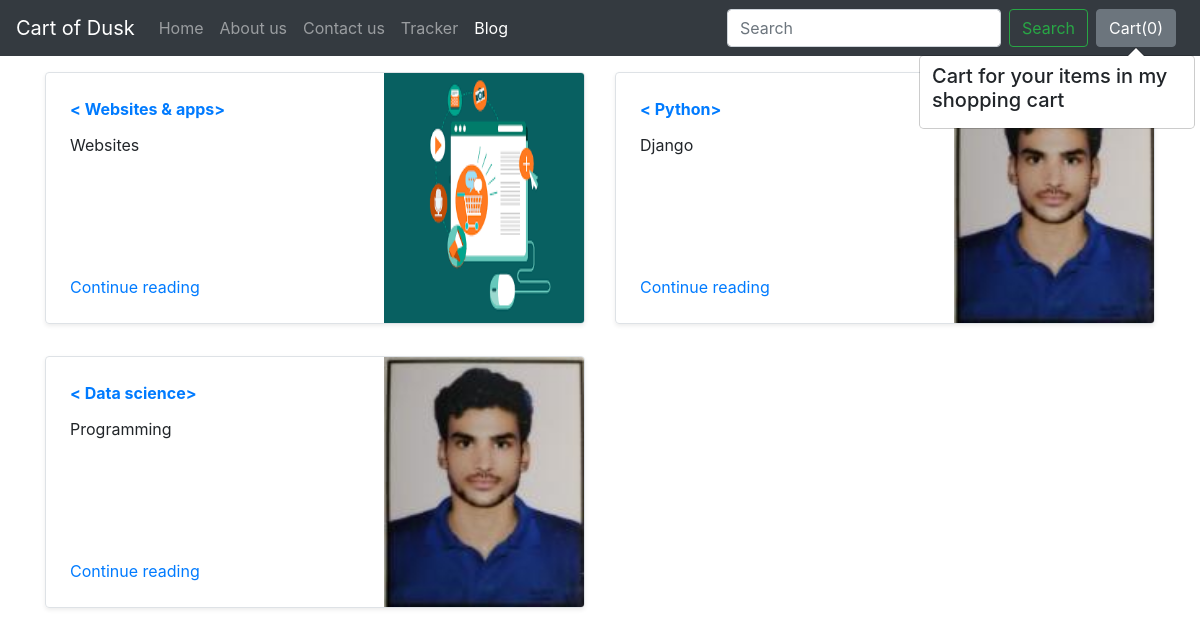
Screenshot of /blog/ with the database file from the repository.
### blog/models.py (models this page shows)
class Blogpost(models.Model):
    post_id = models.AutoField(primary_key= True)
    title = models.CharField(max_length=50)
    head0 = models.CharField(max_length=500, default="")
    chead0 = models.CharField(max_length=5000, default="")
    head1 = models.CharField(max_length=500, default="")
    chead1 = models.CharField(max_length=5000, default="")
    head2 = models.CharField(max_length=500, default="")
    chead2 = models.CharField(max_length=5000, default="")
    pub_date = models.DateField()
    thumbnail = models.ImageField(upload_to='shop/images', default="")
    def __str__(self):
        return self.title

### blog/views.py (the view)
# urls.py: path('', views.index,name="index"),
def index(request):
    myposts= Blogpost.objects.all()
    print(myposts)
    return render(request, 'blog/index.html',{'myposts': myposts})

### blog/templates/blog/index.html (shortened to what this page needs)
{% extends "blog/base.html" %} {% block title %} BLog{% endblock title %} {% block bactive%} active {% endblock bactive %}{% block body %}
<div class="container mt-3">
    <div class="row my-2">
        {% for item in myposts %}
        <div class="col-md-6">
            <div class="row no-gutters border rounded overflow-hidden flex-md-row mb-4 shadow-sm h-md-250 position-relative">
                <div class="col p-4 d-flex flex-column position-static">
                    <strong class="d-inline-block mb-2 text-primary">
                        < {{item.head0}}>
                    </strong>
                    <p class="card-text mb-auto">{{item.head1}}</p>
                    <a href="/blog/blogpost/{{item.post_id}}" class="stretched-link">Continue reading</a>
                </div>
                <div class="col-auto d-none d-lg-block">
                    <img src="/media/{{item.thumbnail}}" class="bd-placeholder-img" width="200" height="250" aria-label="Placeholder: Thumbnail">
                </div>
            </div>
        </div>
        {% if forloop.counter|divisibleby:2%}
    </div>
    <div class="row my-2">
        {%endif%} {%endfor%}
    </div>
</div>
{% endblock body %}

### blog/templates/blog/base.html (shortened to what this page needs)
<!doctype html>
<html lang="en">
<head>
    <link rel="stylesheet" href="https://stackpath.bootstrapcdn.com/bootstrap/4.2.1/css/bootstrap.min.css">
</head>
<body>
    {% load static %}
    <nav class="navbar navbar-expand-lg navbar-dark bg-dark">
        <a class="navbar-brand" href="/shop/">Cart of Dusk</a>
        <div class="collapse navbar-collapse" id="navbarSupportedContent">
            <ul class="navbar-nav mr-auto">
                <li class="nav-item {% block hactive%} {% endblock hactive %}">
                    <a class="nav-link" href="/shop/">Home <span class="sr-only">(current)</span></a>
                </li>
                <li class="nav-item  {% block aactive%} {% endblock aactive %}">
                    <a class="nav-link" href="/shop/about">About us</a>
                </li>
                <li class="nav-item  {% block cactive%} {% endblock cactive %}">
                    <a class="nav-link" href="/shop/contact">Contact us</a>
                </li>
                <li class="nav-item  {% block tactive%} {% endblock tactive %}">
                    <a class="nav-link" href="/shop/tracker">Tracker</a>
                </li>
                <li class="nav-item  {% block bactive%} {% endblock bactive %}">
                    <a class="nav-link" href="/blog/">Blog</a>
                </li>
            </ul>
            <form class="form-inline my-2 my-lg-0">
                <input class="form-control mr-sm-2" type="search" placeholder="Search" aria-label="Search">
                <button class="btn btn-outline-success my-2 my-sm-0" type="submit">Search</button>
                <button type="button" class="btn btn-secondary mx-2" id="popcart" data-container="body" data-toggle="popover" data-placement="bottom" data-html="true">
Cart(<span id="cart">0</span>)
</button>
            </form>
        </div>
    </nav>
    {% block body %} {% endblock body %}
</body>
</html>

### rows the page displays
Blogpost: head0 "Websites & apps", head1 "Websites", thumbnail (picture)
Blogpost: head0 "Python", head1 "Django", thumbnail (picture)
Blogpost: head0 "Data science", head1 "Programming", thumbnail (picture)
